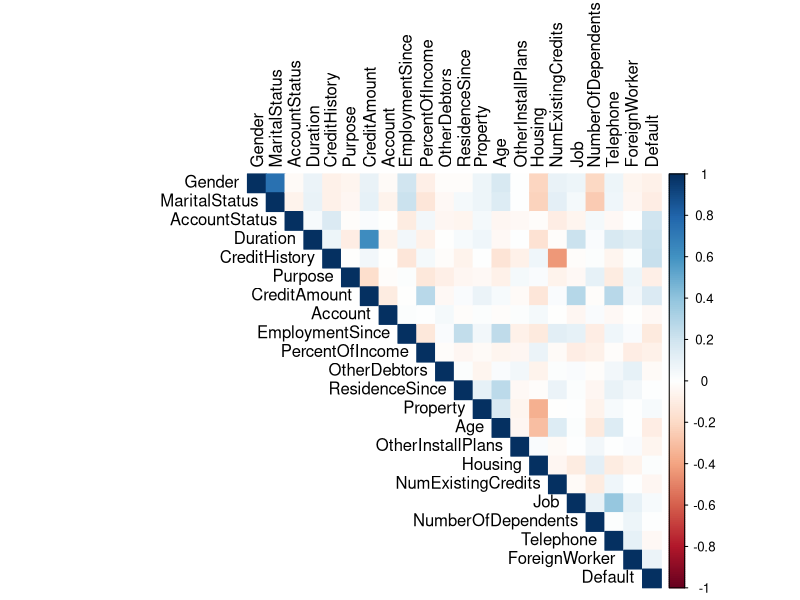
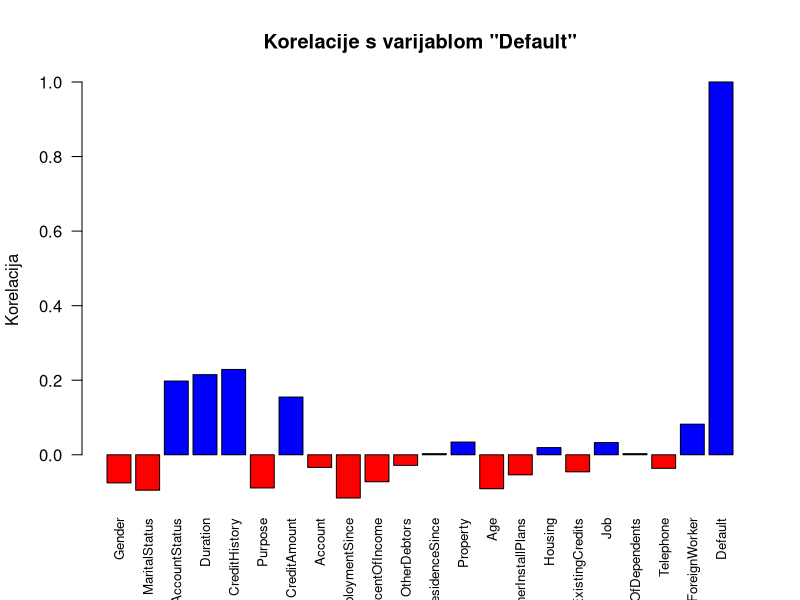
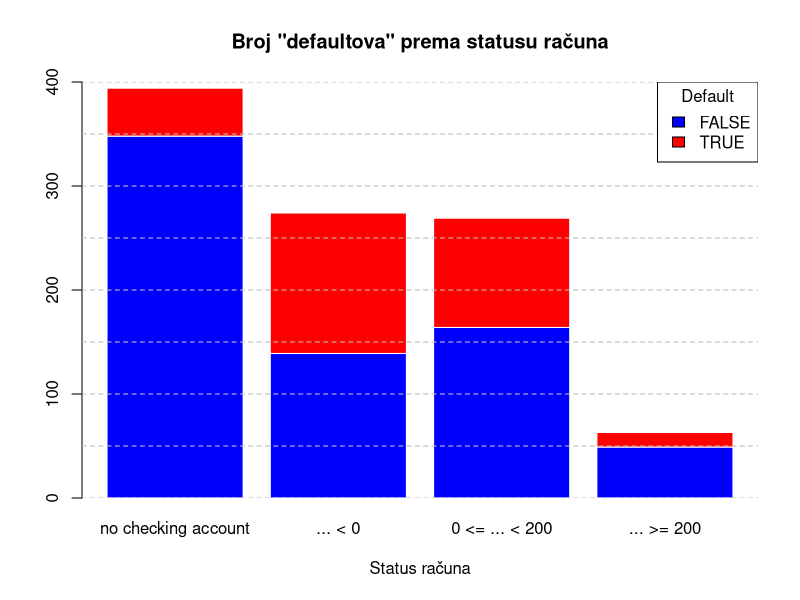
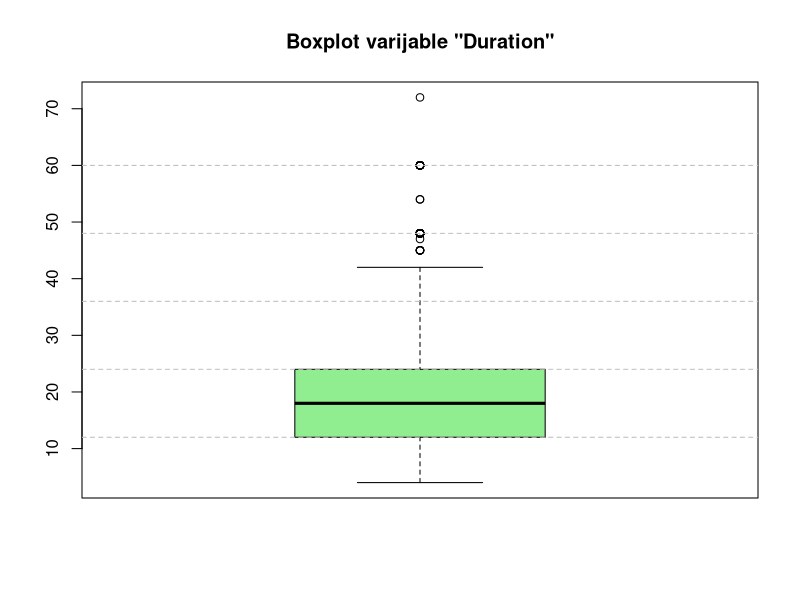
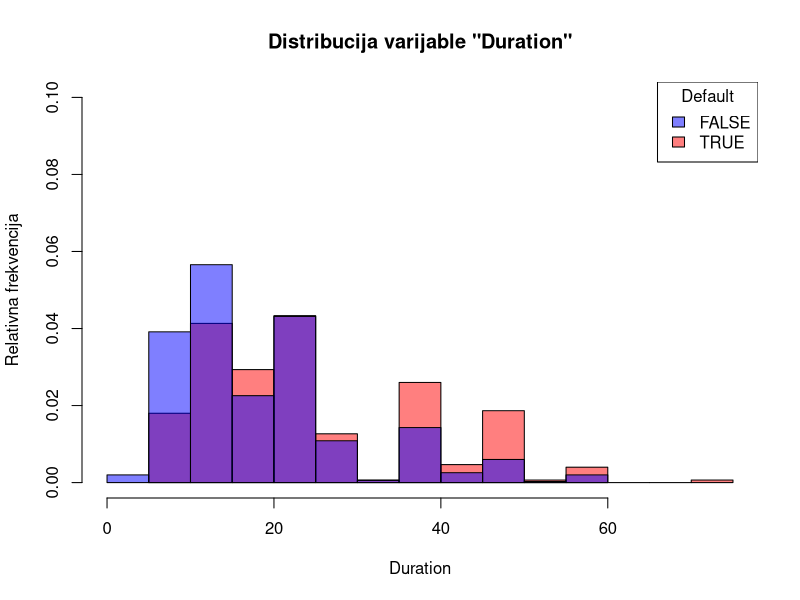
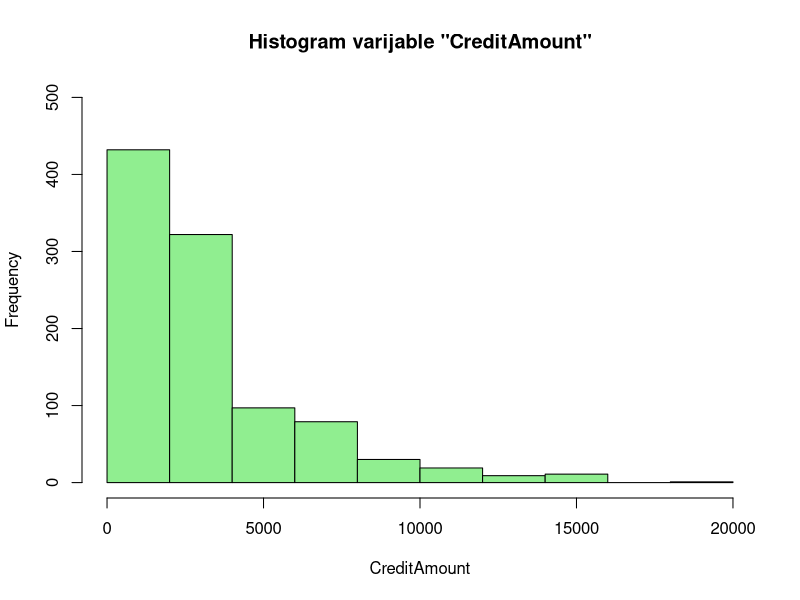
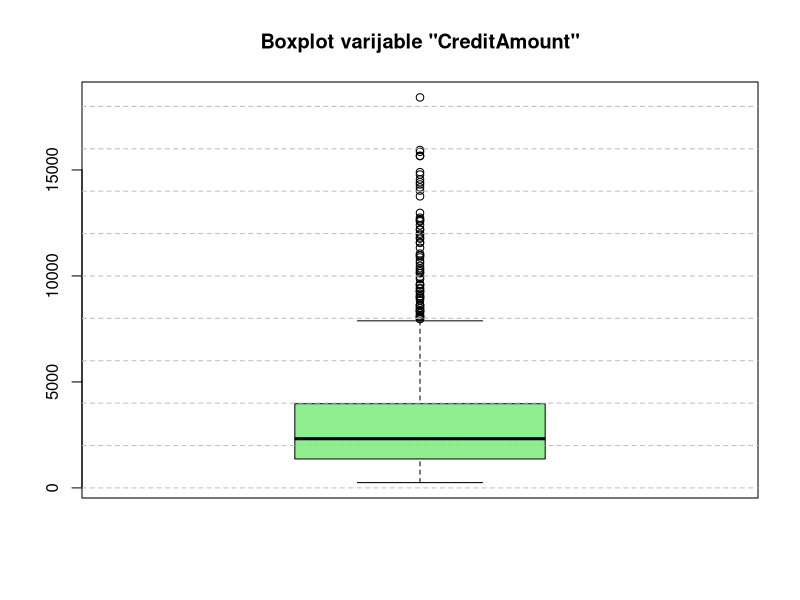
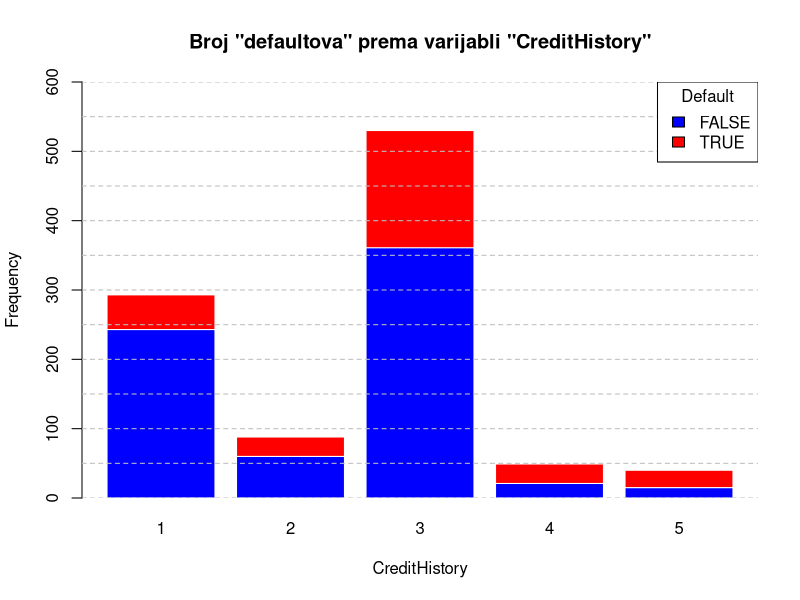

Generate these figures, in order, with R:
## ---- chunk 1
library(tidyverse)
library(dplyr)
## ---- chunk 2
data = read.csv('procjena_kreditnog_rizika.csv')
## ---- chunk 3
data$Default <- as.logical(data$Default)

data$ResidenceSince <- ifelse(data$ResidenceSince == ".. >= 7 years",
                              "... >= 7 years",
                              data$ResidenceSince)

data$NumExistingCredits <- gsub("above", "... >=", data$NumExistingCredits)
data$NumExistingCredits <- gsub("or", "||", data$NumExistingCredits)

data$NumberOfDependents <- gsub("less than", "... <", data$NumberOfDependents)
data$NumberOfDependents <- gsub("3 or more", "... >= 3", data$NumberOfDependents)
## ---- chunk 4
summary(data)
## ---- chunk 5
head(data)
## ---- chunk 6

data$AccountStatus <- factor(
  data$AccountStatus,
  levels = c("no checking account", "... < 0", "0 <= ... < 200", "... >= 200")
)

data$CreditHistory <- factor(
  data$CreditHistory,
  levels = c(
    "critical account/ other credits existing (not at this bank)",
    "delay in paying off in the past",
    "existing credits paid back duly till now",
    "all credits at this bank paid back duly",
    "no credits taken/ all credits paid back duly"
  )
)

data$Purpose <- factor(data$Purpose)

data$Account <- factor(
  data$Account,
  levels = c("unknown/ no savings account", "... < 100", "100 <= ... < 500", "500 <= ... < 1000", "... >= 1000")
)

data$EmploymentSince <- factor(
  data$EmploymentSince,
  levels = c("unemployed", "... < 1 year", "1 <= ... < 4 years", "4 <= ... < 7 years", "... >= 7 years")
)

data$PercentOfIncome <- factor(
  data$PercentOfIncome,
  levels = c("... < 20%", "20% <= ... < 25%", "25% <= ... < 35%", "... >= 35%")
)

split_parts <- strsplit(as.character(data$PersonalStatus), " - ")
data$Gender <- sapply(split_parts, function(x) x[1])
data$MaritalStatus <- sapply(split_parts, function(x) x[2])
data <- data[, !(names(data) %in% c("PersonalStatus"))]
data <- data %>% select(Gender, MaritalStatus, everything())
data$Gender <- factor(data$Gender)
data$MaritalStatus <- factor(data$MaritalStatus)
data$OtherDebtors <- factor(data$OtherDebtors)

data$ResidenceSince <- factor(
  data$ResidenceSince,
  levels = c("... < 1 year", "1 <= ... < 4 years", "4 <= ... < 7 years", "... >= 7 years")
)

data$Property <- factor(data$Property)
data$OtherInstallPlans <- factor(data$OtherInstallPlans)
data$Housing <- factor(data$Housing)

data$NumExistingCredits <- factor(
  data$NumExistingCredits,
  levels = c("1", "2 || 3", "4 || 5", "... >= 6")
)

data$Job <- factor(
  data$Job,
  levels = c(
    "unemployed/ unskilled - non-resident",
    "unskilled - resident",
    "skilled employee / official",
    "management/ self-employed/highly qualified employee/ officer"
  )
)

data$NumberOfDependents <- factor(data$NumberOfDependents, levels = c("... < 3", "... >= 3"))
data$Telephone <- factor(data$Telephone)
data$ForeignWorker <- factor(data$ForeignWorker)
data$Default <- factor(data$Default)

attach(data)
head(data)

## ---- chunk 7
library(corrplot)
## ---- chunk 8

corr_matrix <- cor(data.frame(lapply(data, function(x) as.numeric(x))))
corrplot(corr_matrix, method = "color", type = "upper", tl.col = "black", tl.srt = 90)

cor_with_target <- corr_matrix["Default", ]
barplot(cor_with_target, names.arg = names(cor_with_target),
         las = 2, 
         cex.names = 0.8,
         col = ifelse(cor_with_target > 0, "blue", "red"),
         main = paste('Korelacije s varijablom "Default"'),
         ylab = "Korelacija")

filt_cor_with_target <- cor_with_target[abs(cor_with_target) >= 0.1 & cor_with_target != 1]
print(names(filt_cor_with_target))

## ---- chunk 9

barplot(table(Default, AccountStatus), main = 'Broj "defaultova" prema statusu računa', 
        border = "white", col = c('blue', 'red'), xlab = "Status računa", ylim = c(0, 400))
abline(h = seq(0, 500, by = 50), col = "gray", lty = 2)
legend("topright", legend = levels(Default), fill = c('blue', 'red'), title = "Default")

## ---- chunk 10
boxplot(Duration, col = 'lightgreen', main = 'Boxplot varijable "Duration"')
abline(h = seq(0, 70, by = 12), col = "gray", lty = 2)

defaulted <- data[Default == 'TRUE', ]
not_defaulted <- data[Default == 'FALSE', ]

hist(defaulted$Duration, breaks = 10, xlim = c(0, 75), ylim = c(0, 0.1), freq = FALSE, col = rgb(1, 0, 0, 0.5), xlab = 'Duration', 
     ylab = "Relativna frekvencija", main = 'Distribucija varijable "Duration"')
hist(not_defaulted$Duration, breaks = 10, freq = FALSE, xlim = c(0, 75), col = rgb(0, 0, 1, 0.5), add = TRUE)
legend("topright", legend = levels(Default), fill = c(rgb(0, 0, 1, 0.5), rgb(1, 0, 0, 0.5)), title = "Default")

## ---- chunk 11
hist(CreditAmount, col = 'lightgreen', ylim = c(0, 500), main = 'Histogram varijable "CreditAmount"')

boxplot(CreditAmount, col = 'lightgreen', main = 'Boxplot varijable "CreditAmount"')
abline(h = seq(0, 20000, by = 2000), col = "gray", lty = 2)

## ---- chunk 12
barplot(table(Default, as.numeric(CreditHistory)), main = 'Broj "defaultova" prema varijabli "CreditHistory"', 
        border = "white", col = c('blue', 'red'), xlab = "CreditHistory", ylab = "Frequency", ylim = c(0, 600))
abline(h = seq(0, 600, by = 50), col = "gray", lty = 2)
legend("topright", legend = levels(Default), fill = c('blue', 'red'), title = "Default")
## ---- chunk 13
barplot(table(Default, EmploymentSince), main = 'Broj "defaultova" prema godinama radnog staža', 
        border = "white", col = c('blue', 'red'), xlab = 'EmploymentSince', ylab = 'Frequency', ylim = c(0, 400))
abline(h = seq(0, 400, by = 50), col = "gray", lty = 2)
legend("topright", legend = levels(Default), fill = c('blue', 'red'), title = "Default")


## ---- chunk 14
require(caret)

logreg.mdl = glm(Default ~ AccountStatus + Duration + CreditHistory + Purpose + CreditAmount + Account + EmploymentSince + PercentOfIncome + Gender + MaritalStatus + OtherDebtors + ResidenceSince + Property + Age + OtherInstallPlans + Housing + NumExistingCredits + Job + NumberOfDependents + Telephone + ForeignWorker, data = data, family = binomial())
summary(logreg.mdl)
odds_ratios <- exp(coef(logreg.mdl))
print(odds_ratios)

Rsq = 1 - logreg.mdl$deviance/logreg.mdl$null.deviance
Rsq

coef_table <- data.frame(
  Variable = names(coef(logreg.mdl)),
  Coefficient = coef(logreg.mdl),
  OddsRatio = exp(coef(logreg.mdl))
)

significant_vars <- coef_table[coef_table$`Pr(>|z|)` < 0.05, ]

print(significant_vars)

set.seed(123)  

formula <- Default ~ AccountStatus + Duration + CreditHistory + Purpose + CreditAmount + Account + EmploymentSince + PercentOfIncome + Gender + MaritalStatus + OtherDebtors + ResidenceSince + Property + Age + OtherInstallPlans + Housing + NumExistingCredits + Job + NumberOfDependents + Telephone + ForeignWorker

ctrl <- trainControl(method = "cv", number = 10)

cv_model <- train(formula, data = data, method = "glm", family = binomial(), trControl = ctrl)

print(cv_model)
## ---- chunk 15
male <- data[Gender == 'male', ]
female <- data[Gender == 'female', ]
## ---- chunk 16
print(as.numeric(1-table(male$Default)/count(male)))
## ---- chunk 17
print(as.numeric(1-table(female$Default)/count(female)))
## ---- chunk 18
boxplot(CreditAmount~PercentOfIncome, col = 'lightgreen', ylab = "CreditAmount", xlab = "PercentOfIncome")
abline(h = seq(0, 20000, by = 2000), col = "gray", lty = 2)
## ---- chunk 19
male_default_count = sum(male$Default==TRUE)
female_default_count = sum(female$Default==TRUE)
x = c(male_default_count, female_default_count)
n = c(count(male)$n, count(female)$n)

prop.test(x, n, alternative = "less")
## ---- chunk 20
par(mfrow = c(2, 2))

for (item in unique(data$Property)) {
  hist(data$CreditAmount[data$Property==item], main = paste("", item), xlab = "CreditAmount")
}
par(mfrow = c(1, 1))
## ---- chunk 21
require(nortest)

data$LogCreditAmount <- log(data$CreditAmount)

for (item in unique(data$Property)) {
  print(lillie.test(data$LogCreditAmount[data$Property == item]))
  hist(data$LogCreditAmount[data$Property == item], main = paste("", item), xlab = 'log(CreditAmount)')
}
## ---- chunk 22
bartlett_result <- bartlett.test(data$LogCreditAmount ~ data$Property)
print(bartlett_result)
## ---- chunk 23
a = aov(data$LogCreditAmount ~ data$Property)
summary(a)

boxplot(data$LogCreditAmount ~ data$Property, 
        main = "Boxplot logaritmiranog iznosa kredita prema vrsti imovine", 
        xlab = "Property", 
        ylab = "log(CreditAmount)", 
        cex.axis = 0.7, 
)
